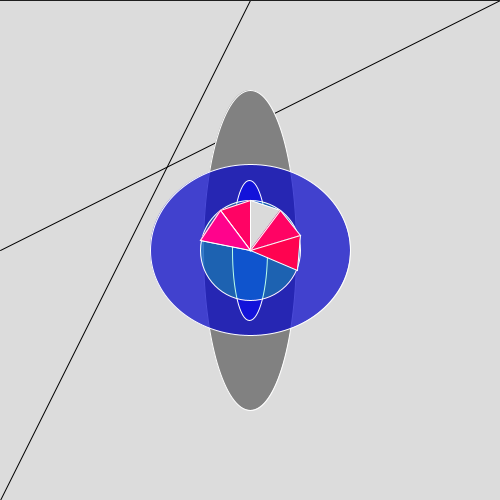
Frame 1 (no input)
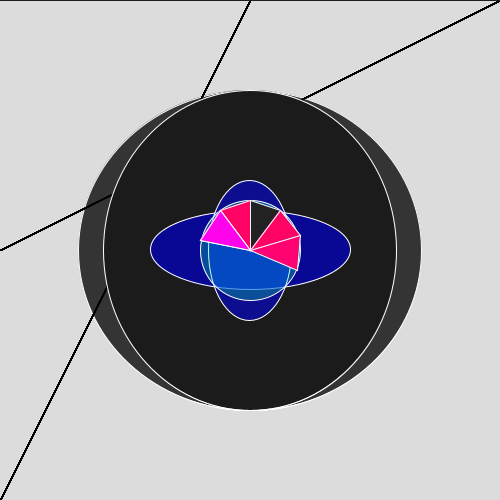
Frame 60 (the mouse pressed at the canvas centre just before this capture)
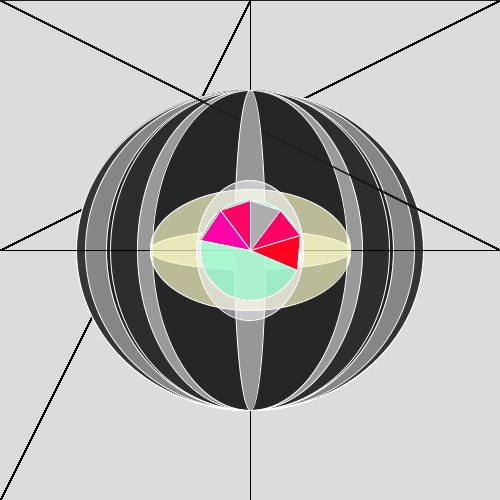
Frame 120 (the mouse held since frame 60 and released just before this capture)

The Processing sketch that drew these frames (run headless with seeded random() and noise(); from frame 60 on, the mouse is pressed at the canvas centre):

// Processing sketch: processing_37581
// ── processing_37581.pde

void setup() {
 size(500,500);
 background(220);
}

void draw() {
  

stroke(0);  
line(250,0,mouseX,500);

stroke(0);  
line(0,250,500,mouseY);

stroke(0);  
line(0,0,500,mouseY);

stroke(30);  
line(0,0,500,mouseY);

stroke(255);
fill(random(200));
ellipse(250,250, random(360), 320);
  
stroke(255);
fill(mouseX,mouseY, 200,180);
ellipse(250, 250, 200, random(180));

stroke(255);
fill(mouseX,mouseY, 255,130);
ellipse(250, 250, random(150), 140);


stroke(255);
fill(3,255,173,70);  
ellipse( 250,250,100,100);

stroke(255);
fill(255,3,100);
triangle(250,200,220,210,250,250);

stroke(255);
fill(random(255));
triangle(250,200,280,210,250,250);


stroke(255);
fill(255,3,100);
triangle(280,210,300,235,250,250);

stroke(255);
fill(255,3,random(255));
triangle(300,235,297,270,250,250);

stroke(255);
fill(255,3,random(255));
triangle(200,240,220,210,250,250);

stroke(255);
fill(255,3,random(255));
triangle(200,240,220,210,250,250);



}
